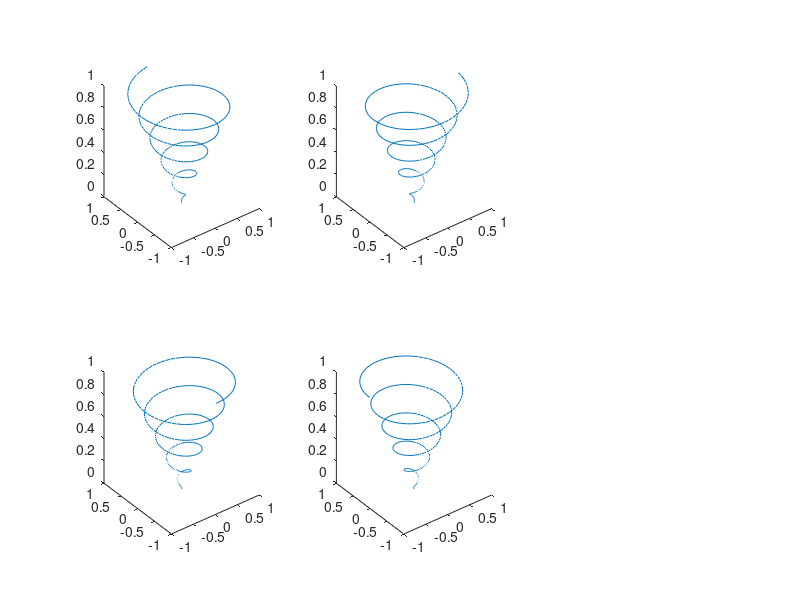

The MATLAB script that drew this image:
clear all; close all; clc;
subplot(2,3,1)
t = 0:0.1:10*pi;
r = linspace (0, 1, numel (t));
z = linspace (0, 1, numel (t));
plot3 (r.*sin(t), r.*cos(t), z);
subplot(2,3,4)
t = 0:0.1:10*pi;
r = linspace (0, 1, numel (t));
z = linspace (0, 1, numel (t));
plot3 (-r.*sin(t), -r.*cos(t), z);
subplot(2,3,2)
t = 0:0.1:10*pi;
r = linspace (0, 1, numel (t));
z = linspace (0, 1, numel (t));
plot3 (r.*cos(t),r.*sin(t),z);
subplot(2,3,5)
t = 0:0.1:10*pi;
r = linspace (0, 1, numel (t));
z = linspace (0, 1, numel (t));
plot3(-r.*cos(t),-r.*sin(t),  z);
